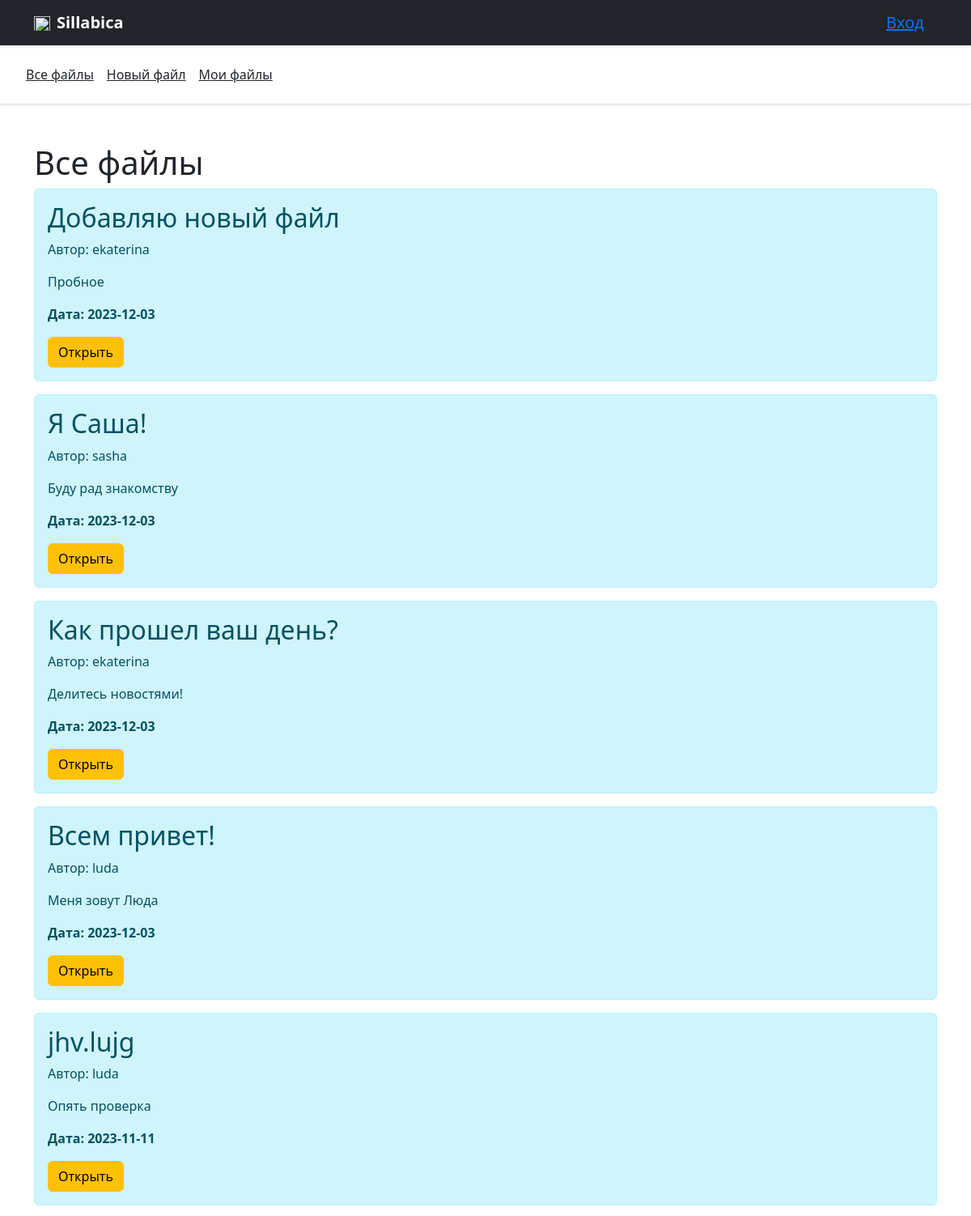
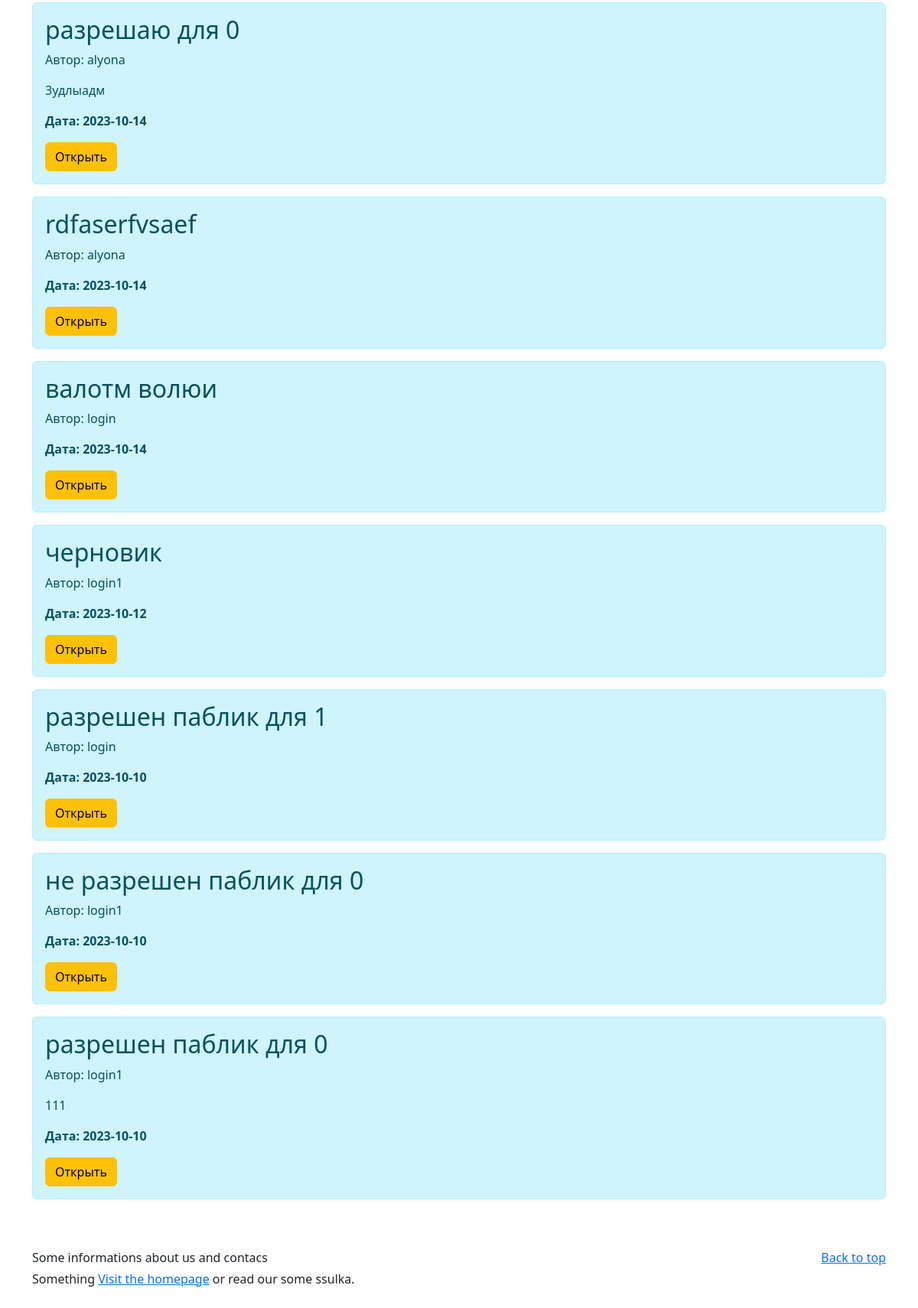
/posts/, run on the app's committed database (2 pictures, top to bottom).
### db.py (models this page shows, shortened)
class Article(db.Model):
    id = db.Column(db.Integer, primary_key=True)
    title = db.Column(db.String(100), nullable=False)
    intro = db.Column(db.String(300))
    text = db.Column(db.Text, nullable=False)
    date = db.Column(db.DateTime, default=datetime.utcnow)
    user_id = db.Column(db.Integer, db.ForeignKey('user.id'), nullable=False)
    status = db.Column(db.String(20), default='draft')  # Добавляем поле для статуса (draft или published)

class User (db.Model, UserMixin):
    id = db.Column(db.Integer, primary_key=True)
    login = db.Column(db.String(128), nullable=False, unique=True)
    password = db.Column(db.String(255), nullable=False)
    articles = db.relationship('Article', backref='author', lazy=True)
    draft_access = db.relationship('DraftAccess', backref='user', lazy=True)

### posts.py (the view)
@app.route('/')
def posts():
    articles = Article.query.filter_by(status='published').order_by(Article.date.desc()).all()
    authors={}
    for article in articles:
        authors[article.id]=User.query.get(article.user_id)
    return render_template("posts.html", articles=articles, authors=authors)

### main.py (called while the page is built)
@app.after_request
def redirect_to_signin(response):
    if response.status_code == 401:
        return redirect(url_for('login_page') + '?next=' + request.url)
    return response

### templates/posts.html (shortened to what this page needs)
{% extends 'base.html' %}
{% block body %}
<div class="container mt-5">
    <h1>Все файлы</h1>
    {% if articles|length > 0 %}
        {% for el in articles %}
        <div class="alert alert-info">
            <h2>{{ el.title }}</h2>
            <p> Автор: {{ authors[el.id].login }}</p>
            <p>{{ el.intro }}</p>
            <p><b>Дата: {{ el.date.date() }}</b></p>
            <a href="/posts/{{ el.id }}" class="btn btn-warning">Открыть</a>
        </div>
        {% endfor %}
    {%  else %}
    <p>Еще нет файлов</p>
    {% endif %}
</div>
{% endblock %}

### data on the page
Article: title "Добавляю новый файл", intro "Пробное", date "2023-12-03"
User: login "ekaterina"
Article: title "Я Саша!", intro "Буду рад знакомству", date "2023-12-03"
User: login "sasha"
Article: title "Как прошел ваш день?", intro "Делитесь новостями!", date "2023-12-03"
Article: title "Всем привет!", intro "Меня зовут Люда", date "2023-12-03"
User: login "luda"
Article: title "jhv.lujg", intro "Опять проверка", date "2023-11-11"
Article: title "разрешаю для 0", intro "3удлыадм", date "2023-10-14"
User: login "alyona"
Article: title "rdfaserfvsaef", date "2023-10-14"
Article: title "валотм волюи", date "2023-10-14"
User: login "login"
Article: title "черновик", date "2023-10-12"
User: login "login1"
Article: title "разрешен паблик для 1", date "2023-10-10"
Article: title "не разрешен паблик для 0", date "2023-10-10"
Article: title "разрешен паблик для 0", intro "111", date "2023-10-10"
